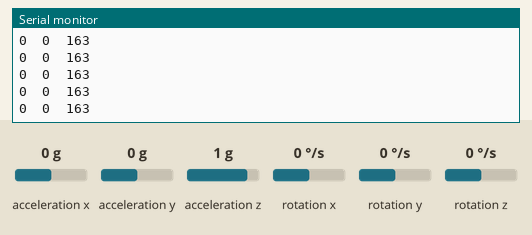
A sketch run on a simulated Arduino Uno, built with avr-gcc and run on an emulated ATmega328P. Parts: the last lines printed to the serial monitor. The test bench sets the inputs (shaded band); at power-on: acceleration x 0 g, acceleration y 0 g, acceleration z 1 g, rotation x 0 °/s, rotation y 0 °/s, rotation z 0 °/s.

Above: at 1.2 s.
1.3 s: acceleration x set to -1.4 g
At 1.36 s:
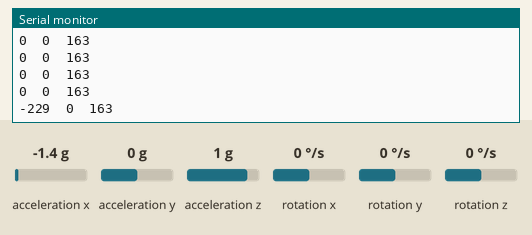
2.8 s: acceleration y set to -1.4 g
At 2.82 s:
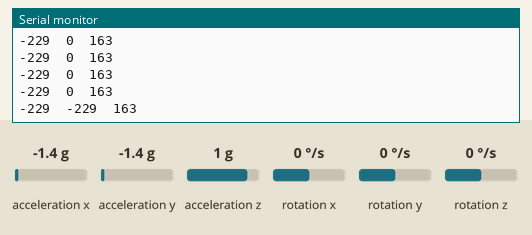
4.3 s: acceleration z set to -1.4 g
At 4.39 s:
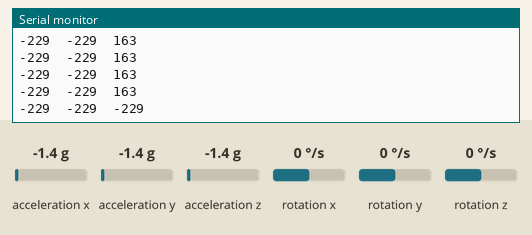

Measured:
- after the input at 1.3 s, the serial monitor: prints a new line after 0.06 s (image 1)
- after the input at 2.8 s, the serial monitor: prints a new line at once (image 2)
- after the input at 4.3 s, the serial monitor: prints a new line after 0.09 s (image 3)

The sketch:

working_accelerometer.ino
```cpp
//#include <MPU6050.h>
#include <Wire.h>
#include <I2Cdev.h>
#include "MPU6050.h"

#define TIME_OUT 20

MPU6050 accgyro;
unsigned long int t1;

void setup() {
  Serial.begin(9600);
  accgyro.initialize();
}

void loop() {
  long int t = millis();
  if( t1 < t ){
    int16_t ax, ay, az, gx, gy, gz;

    t1 = t + TIME_OUT;
    accgyro.getMotion6(&ax, &ay, &az, &gx, &gy, &gz);
    Serial.print(ax/100); Serial.print("\t"); Serial.print(ay/100);Serial.print("\t"); Serial.println(az/100);
    delay(100);
  }
}
```
